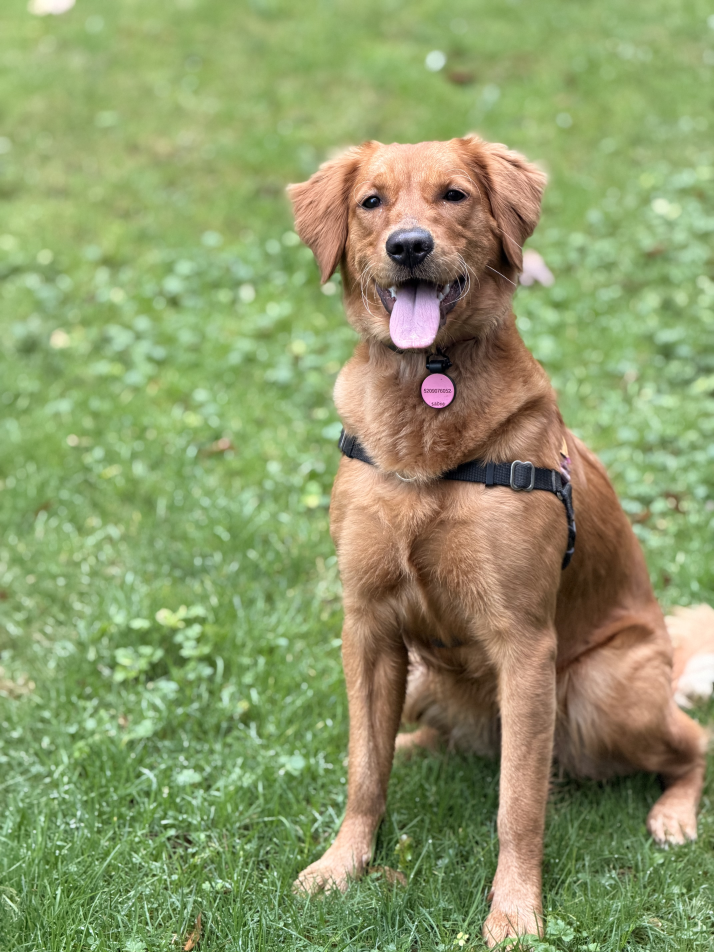
#> input picture skills/research/last30days/assets/dog-original.jpeg, 4284 x 5712 px (shown at 1/6 size)
$ python -i photo_cover.py   (imports and definitions only)
#> lines starting #> are read from the running program, lines starting #| are printed output that depends on the picture
#> further down, picture is the input picture: PIL image 4284x5712 RGB; mean R, G, B 141.6, 153.7, 105.4
#!/usr/bin/env python3
"""Photo-first news cover: 2 slides (hook + CTA), text placed by the photograph.

Two hard rules encoded here, both learned the hard way:
  1. Never typeset with Liberation/DejaVu — they read like office documents and
     the user rates them far below editorial type. Use the Google Fonts stack.
  2. Never estimate the headline block height with a size*0.94 formula. Measure
     real glyph bounds with draw.textbbox() and shrink until the block clears
     the subject. A formula is off by ~80px on a 3-line Anton headline.

Usage:
    python3 photo_cover.py '<jobs-json>' <out-dir>
    jobs-json: [{"src": "/path/photo.jpg", "kicker": "DEEPMIND · 28 OKT 2026",
                "lines": ["AI terkuat Google,", "tak bisa kamu pakai."], "tag": "a"}]
"""
import json
import os
import sys
import urllib.request
from pathlib import Path

from PIL import Image, ImageDraw, ImageEnhance, ImageFilter, ImageFont, ImageStat

W, H, M = 1080, 1350, 74
RED, WHITE, INK = '#C8201E', '#FFFFFF', '#141414'
SAFE_GAP = 40          # minimum px between headline block and subject
FONT_DIR = Path(os.path.expanduser('~/.local/share/fonts'))

FONTS = {
    'display_serif': 'InstrumentSerif-Regular.ttf',   # prestige, most editorial
    'display_sans': 'InterTight.ttf',                 # Swiss, fastest to read
    'display_posters': 'Anton-Regular.ttf',           # loud cond, use sparingly
    'label': 'JetBrainsMono.ttf',
}
SOURCES = {
    'InstrumentSerif-Regular.ttf': 'instrumentserif/InstrumentSerif-Regular.ttf',
    'InterTight.ttf': 'intertight/InterTight%5Bwght%5D.ttf',
    'Anton-Regular.ttf': 'anton/Anton-Regular.ttf',
    'JetBrainsMono.ttf': 'jetbrainsmono/JetBrainsMono%5Bwght%5D.ttf',
}
BASE = 'https://raw.githubusercontent.com/google/fonts/main/ofl/'


# [19 lines left out: functions ensure_fonts, load, not called in this run]


def crop45(src: Image.Image) -> Image.Image:
    sw, sh = src.size
#> sw = 4284; sh = 5712
    cw = int(sh * W / H)
#> cw = 4569
    if cw > sw:
        ch = int(sw * H / W)
#> ch = 5355
        top = (sh - ch) // 2
#> top = 178
        return src.crop((0, top, sw, top + ch)).resize((W, H), Image.Resampling.LANCZOS)
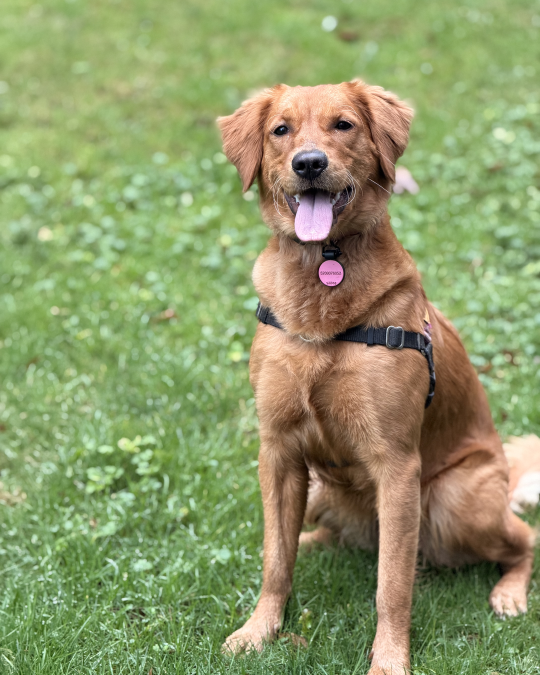
#> returned value: PIL image 1080x1350 RGB (shown at 1/2 size); mean R, G, B 142.1, 153.1, 105.4
    left = (sw - cw) // 2
    return src.crop((left, 0, left + cw, sh)).resize((W, H), Image.Resampling.LANCZOS)


def edge_map(im):
    return im.convert('L').filter(ImageFilter.FIND_EDGES).filter(ImageFilter.GaussianBlur(6))


def band_scores(edges):
    bands = {'top': (0, 0, W, int(H * 0.34)), 'bottom': (0, int(H * 0.62), W, H)}
    return {k: ImageStat.Stat(edges.crop(b)).mean[0] for k, b in bands.items()}


def zone_lum(im, box):
    return ImageStat.Stat(im.convert('L').crop(box)).mean[0]


# [18 lines left out: functions subject_top, scrim, not called in this run]


def tracked_w(font, text, tr):
    return sum(font.getlength(c) for c in text) + tr * (len(text) - 1)


# [92 lines left out: functions draw_tracked, fit_lines, build, not called in this run]


# [9 lines not run here, left out]

>>> from PIL import Image
>>> picture = Image.open('../../../research/last30days/assets/dog-original.jpeg')
>>> result = crop45(picture)

$ run again, on skills/research/last30days/assets/dog-as-human.png
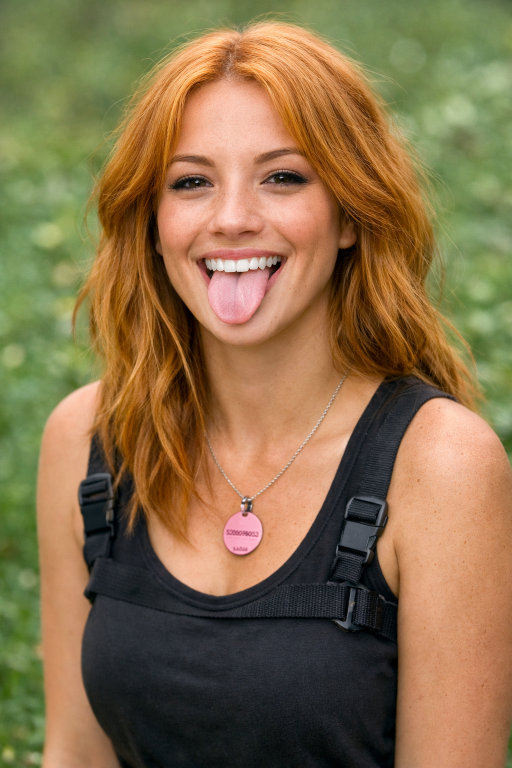
#> input picture skills/research/last30days/assets/dog-as-human.png, 1024 x 1536 px (shown at 1/2 size)
#> picture is the input picture: PIL image 1024x1536 RGB; mean R, G, B 135.4, 111.4, 74.9
#> in crop45, `return src.crop((0, top, sw, top + ch)).resize((W, H), Image.Resamplin..`:
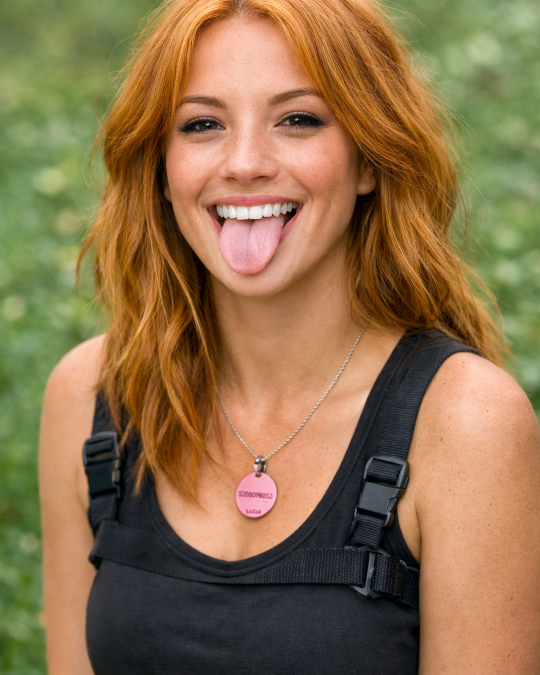
#> returned value: PIL image 1080x1350 RGB (shown at 1/2 size); mean R, G, B 140.8, 113.1, 76
